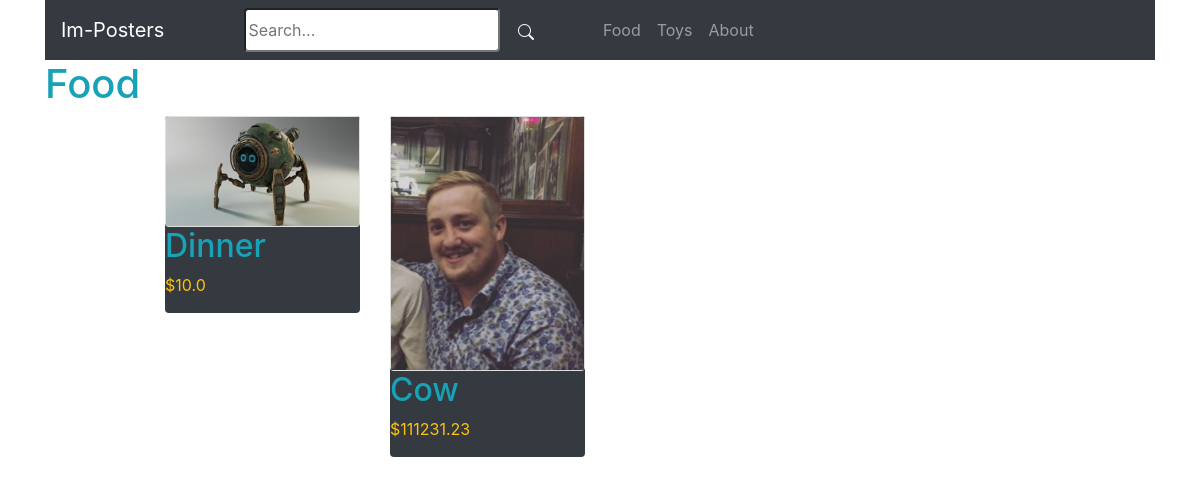
Screenshot of /food/ with the database file from the repository.
### store/models.py (models this page shows, shortened)
class Category(models.Model):
    title = models.CharField(max_length=50)
    slug = models.SlugField(max_length=50)
    class Meta:
        verbose_name_plural = 'Categories'

class Product(models.Model):
    DRAFT = 'draft'
    WAITING_APPROVAL = 'waitingapproval'
    ACTIVE = 'active'
    DELETED = 'deleted'
    STATUS_CHOICES = (
        (DRAFT, 'Draft'),
        (WAITING_APPROVAL, 'Waiting approval'),
        (ACTIVE, 'Active'),
        (DELETED, 'Deleted'),
    )
    user = models.ForeignKey(User, related_name='products', on_delete=models.CASCADE)
    category = models.ForeignKey(Category, related_name='products', on_delete=models.CASCADE)
    title = models.CharField(max_length=50)
    slug = models.SlugField(max_length=50)
    description = models.TextField(blank=True)
    price = models.IntegerField()
    image = models.ImageField(upload_to='uploads/product_images', blank=True, null=True)
    thumbnail = models.ImageField(upload_to='uploads/product_images/thumbnail', blank=True, null=True)
    created_at = models.DateTimeField(auto_now_add=True)
    updated_at = models.DateTimeField(auto_now=True)
    status = models.CharField(max_length=50, choices=STATUS_CHOICES, default=ACTIVE)
    class Meta:
        ordering = ('-created_at',)
    def get_display_price(self):
        return self.price / 100
    def get_thumbnail(self):
        if self.thumbnail:
            return self.thumbnail.url

### store/views.py (the view)
# urls.py: path('<slug:slug>/', views.category_detail, name='category_detail'),
def category_detail(request, slug):
    category = get_object_or_404(Category, slug=slug)
    products = category.products.filter(status=Product.ACTIVE)
    return render(request, 'store/category_detail.html', {
        'category': category,
        'products': products
    })

### store/templatetags/menu.py (called while the page is built)
@register.inclusion_tag('core/menu.html')
def menu():
    categories = Category.objects.all()
    return {'categories': categories}

### store/templates/store/category_detail.html (shortened to what this page needs)
{% extends 'core/base.html' %}
{% block content %}
<div class="container">
    <h1 class="text-info"> {{ category.title }} </h1>
    {% include 'store/partials/products.html' %}
</div>
{% endblock %}

### core/templates/core/menu.html
{% for category in categories %}
<a class="nav-link" href="{% url 'category_detail' category.slug %}">{{ category.title }}</a>
{% endfor %}
<a class="nav-link" href="{% url 'about' %}">About</a>

### store/templates/store/partials/products.html
<div class="container">
    <div class="product-container col-10 offset-1">
        <div class="row mt-1 mb-3">
        {% for product in products %}
            <div class="col-sm-6 col-md-6 col-lg-4 col-xl-3">
                <div class="border-0 bg-dark card">
                    <a href="{% url 'product_detail' product.category.slug product.slug %}">
                        {% if product.image %}
                        <div class="card">
                            <img src="{{ product.get_thumbnail }}" alt="Image of {{ product.title }}">
                        </div>
                        {% endif %}
                        <h2 class="text-info bg-dark">{{ product.title }}</h2>
                        <p class="text-warning">${{ product.get_display_price }}</p>
                    </a>
                </div>
            </div>
        {% endfor %}
        </div>
    </div>
</div>

### rows the page displays
Category: title "Food"
Category: title "Toys"
Product: get_thumbnail (picture), title "Dinner", get_display_price "10.0"
Product: get_thumbnail (picture), title "Cow", get_display_price "111231.23"
